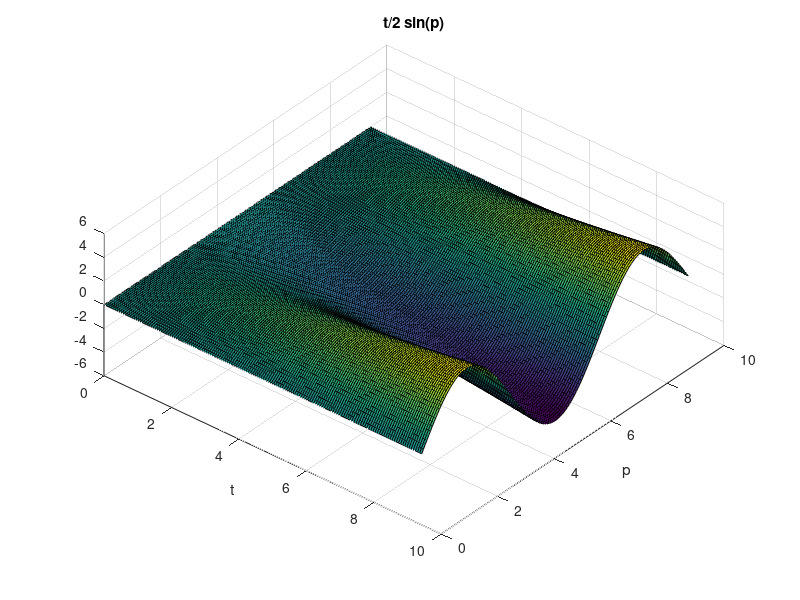

Source code (MATLAB):
[t,p]=meshgrid(0:.02*pi:3*pi, 0:.02*pi:3*pi);
figure, surf(t,p,t/2.*sin(p)), xlabel('t'), ylabel('p'), title('t/2 sin(p)');
view(40,60);